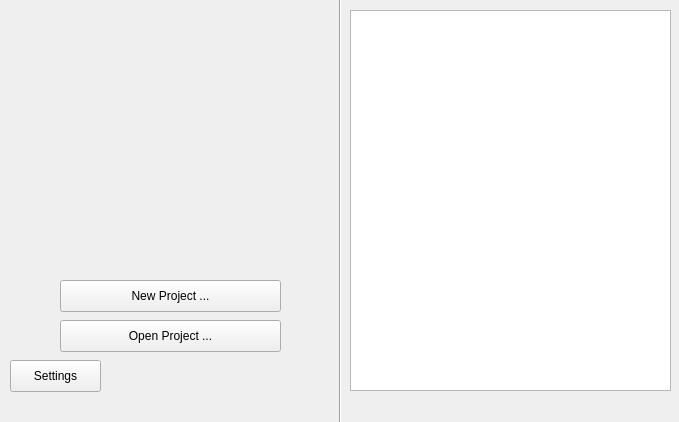
<?xml version="1.0" encoding="UTF-8"?>
<ui version="4.0">
 <class>launchwindow</class>
 <widget class="QMainWindow" name="launchwindow">
  <property name="geometry">
   <rect>
    <x>0</x>
    <y>0</y>
    <width>679</width>
    <height>422</height>
   </rect>
  </property>
  <property name="sizePolicy">
   <sizepolicy hsizetype="Fixed" vsizetype="Fixed">
    <horstretch>0</horstretch>
    <verstretch>0</verstretch>
   </sizepolicy>
  </property>
  <property name="windowTitle">
   <string>Firefly</string>
  </property>
  <property name="unifiedTitleAndToolBarOnMac">
   <bool>true</bool>
  </property>
  <widget class="QWidget" name="centralwidget">
   <widget class="QLabel" name="label">
    <property name="geometry">
     <rect>
      <x>40</x>
      <y>10</y>
      <width>250</width>
      <height>250</height>
     </rect>
    </property>
    <property name="text">
     <string/>
    </property>
    <property name="pixmap">
     <pixmap>:assets/images/logo.png</pixmap>
    </property>
    <property name="scaledContents">
     <bool>true</bool>
    </property>
   </widget>
   <widget class="Line" name="line">
    <property name="geometry">
     <rect>
      <x>330</x>
      <y>-20</y>
      <width>20</width>
      <height>450</height>
     </rect>
    </property>
    <property name="orientation">
     <enum>Qt::Vertical</enum>
    </property>
   </widget>
   <widget class="QPushButton" name="newProjectButton">
    <property name="geometry">
     <rect>
      <x>60</x>
      <y>280</y>
      <width>221</width>
      <height>32</height>
     </rect>
    </property>
    <property name="text">
     <string>New Project ...</string>
    </property>
   </widget>
   <widget class="QPushButton" name="openProjectButton">
    <property name="geometry">
     <rect>
      <x>60</x>
      <y>320</y>
      <width>221</width>
      <height>32</height>
     </rect>
    </property>
    <property name="text">
     <string>Open Project ...</string>
    </property>
   </widget>
   <widget class="QListWidget" name="projectList">
    <property name="geometry">
     <rect>
      <x>350</x>
      <y>10</y>
      <width>321</width>
      <height>381</height>
     </rect>
    </property>
   </widget>
   <widget class="QPushButton" name="settingsButton">
    <property name="geometry">
     <rect>
      <x>10</x>
      <y>360</y>
      <width>91</width>
      <height>32</height>
     </rect>
    </property>
    <property name="text">
     <string>Settings</string>
    </property>
   </widget>
  </widget>
  <widget class="QMenuBar" name="menubar">
   <property name="geometry">
    <rect>
     <x>0</x>
     <y>0</y>
     <width>679</width>
     <height>22</height>
    </rect>
   </property>
  </widget>
 </widget>
 <resources/>
 <connections/>
</ui>
